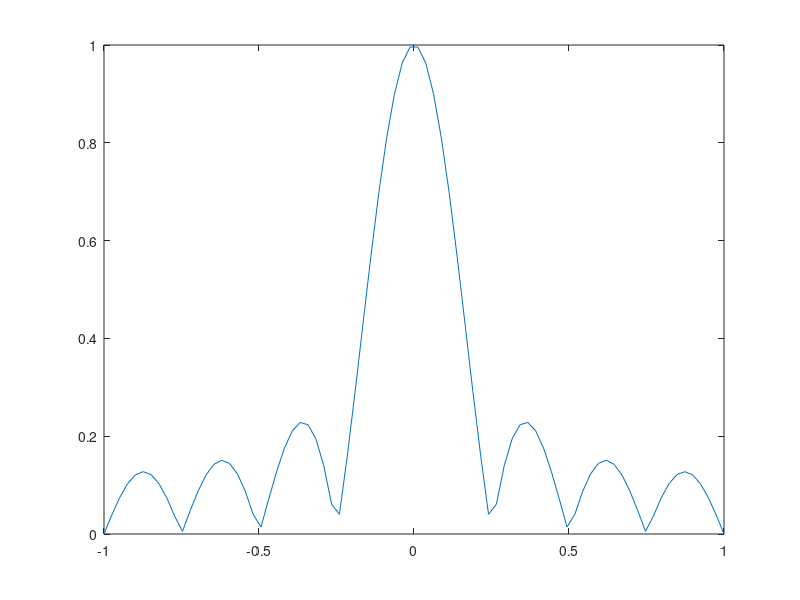

MATLAB code to generate this figure: (Note: this script raises an error after producing the figure.)
N = 8;
w=linspace(-pi, pi, 10*N);
a = ones(N,1);
n=0:N-1;
b=exp(-1j*n.'*w).'*a;
f =w/pi;
figure(1); plot((f), (abs(b))/N)
hold on;
xline([1/N,-1/N],'r--')
figure(2); plot((f), 20*log10(abs(b)/N));
hold on;
xline([1/N,-1/N],'r--')
